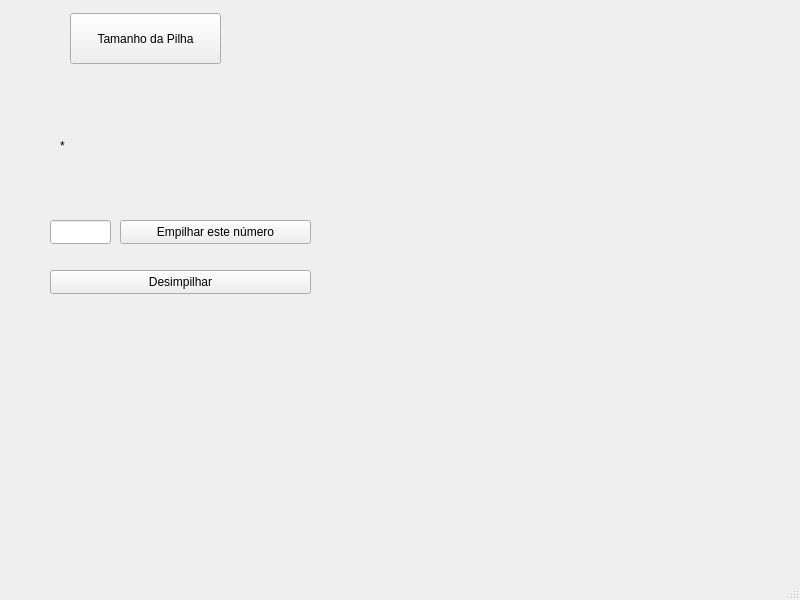
<?xml version="1.0" encoding="UTF-8"?>
<ui version="4.0">
 <class>MainWindow</class>
 <widget class="QMainWindow" name="MainWindow">
  <property name="geometry">
   <rect>
    <x>0</x>
    <y>0</y>
    <width>800</width>
    <height>600</height>
   </rect>
  </property>
  <property name="windowTitle">
   <string>MainWindow</string>
  </property>
  <widget class="QWidget" name="centralwidget">
   <widget class="QLineEdit" name="lineEdit_Valor">
    <property name="geometry">
     <rect>
      <x>50</x>
      <y>220</y>
      <width>61</width>
      <height>24</height>
     </rect>
    </property>
   </widget>
   <widget class="QPushButton" name="button_empilhar">
    <property name="geometry">
     <rect>
      <x>120</x>
      <y>220</y>
      <width>191</width>
      <height>24</height>
     </rect>
    </property>
    <property name="text">
     <string>Empilhar este número</string>
    </property>
   </widget>
   <widget class="QPushButton" name="button_desimpilhar">
    <property name="geometry">
     <rect>
      <x>50</x>
      <y>270</y>
      <width>261</width>
      <height>24</height>
     </rect>
    </property>
    <property name="text">
     <string>Desimpilhar</string>
    </property>
   </widget>
   <widget class="QLabel" name="label_pilha">
    <property name="geometry">
     <rect>
      <x>60</x>
      <y>110</y>
      <width>641</width>
      <height>71</height>
     </rect>
    </property>
    <property name="text">
     <string>*</string>
    </property>
    <property name="alignment">
     <set>Qt::AlignLeading|Qt::AlignLeft|Qt::AlignVCenter</set>
    </property>
   </widget>
   <widget class="QPushButton" name="pushButton">
    <property name="geometry">
     <rect>
      <x>70</x>
      <y>13</y>
      <width>151</width>
      <height>51</height>
     </rect>
    </property>
    <property name="text">
     <string>Tamanho da Pilha</string>
    </property>
   </widget>
  </widget>
  <widget class="QMenuBar" name="menubar">
   <property name="geometry">
    <rect>
     <x>0</x>
     <y>0</y>
     <width>800</width>
     <height>21</height>
    </rect>
   </property>
  </widget>
  <widget class="QStatusBar" name="statusbar"/>
 </widget>
 <resources/>
 <connections/>
</ui>
